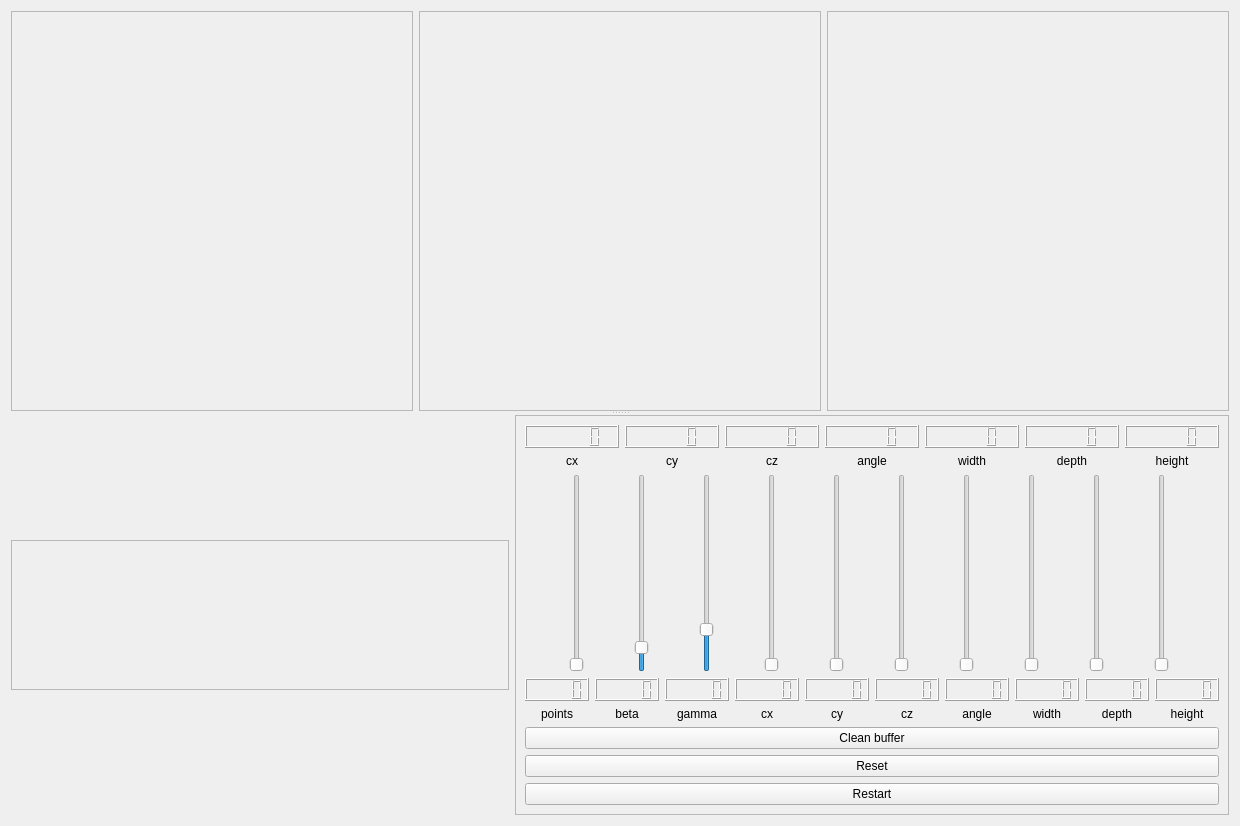
<?xml version="1.0" encoding="UTF-8"?>
<ui version="4.0">
 <class>guiDlg</class>
 <widget class="QWidget" name="guiDlg">
  <property name="geometry">
   <rect>
    <x>0</x>
    <y>0</y>
    <width>1240</width>
    <height>826</height>
   </rect>
  </property>
  <property name="windowTitle">
   <string>chocachoca</string>
  </property>
  <layout class="QVBoxLayout" name="verticalLayout">
   <item>
    <widget class="QSplitter" name="splitter">
     <property name="orientation">
      <enum>Qt::Vertical</enum>
     </property>
     <widget class="QWidget" name="layoutWidget">
      <layout class="QHBoxLayout" name="horizontalLayout_4">
       <item>
        <widget class="QFrame" name="frame_local">
         <property name="sizePolicy">
          <sizepolicy hsizetype="Expanding" vsizetype="Preferred">
           <horstretch>0</horstretch>
           <verstretch>0</verstretch>
          </sizepolicy>
         </property>
         <property name="minimumSize">
          <size>
           <width>400</width>
           <height>400</height>
          </size>
         </property>
         <property name="frameShape">
          <enum>QFrame::StyledPanel</enum>
         </property>
         <property name="frameShadow">
          <enum>QFrame::Raised</enum>
         </property>
        </widget>
       </item>
       <item>
        <widget class="QFrame" name="frame_global">
         <property name="sizePolicy">
          <sizepolicy hsizetype="Expanding" vsizetype="Preferred">
           <horstretch>0</horstretch>
           <verstretch>0</verstretch>
          </sizepolicy>
         </property>
         <property name="minimumSize">
          <size>
           <width>400</width>
           <height>0</height>
          </size>
         </property>
         <property name="frameShape">
          <enum>QFrame::StyledPanel</enum>
         </property>
         <property name="frameShadow">
          <enum>QFrame::Raised</enum>
         </property>
        </widget>
       </item>
       <item>
        <widget class="QFrame" name="frame_3d">
         <property name="sizePolicy">
          <sizepolicy hsizetype="Expanding" vsizetype="Preferred">
           <horstretch>0</horstretch>
           <verstretch>0</verstretch>
          </sizepolicy>
         </property>
         <property name="minimumSize">
          <size>
           <width>400</width>
           <height>0</height>
          </size>
         </property>
         <property name="frameShape">
          <enum>QFrame::StyledPanel</enum>
         </property>
         <property name="frameShadow">
          <enum>QFrame::Raised</enum>
         </property>
        </widget>
       </item>
      </layout>
     </widget>
     <widget class="QWidget" name="layoutWidget">
      <layout class="QHBoxLayout" name="horizontalLayout_9">
       <item>
        <widget class="QFrame" name="frame_plot">
         <property name="sizePolicy">
          <sizepolicy hsizetype="Preferred" vsizetype="Minimum">
           <horstretch>0</horstretch>
           <verstretch>0</verstretch>
          </sizepolicy>
         </property>
         <property name="maximumSize">
          <size>
           <width>16777215</width>
           <height>150</height>
          </size>
         </property>
         <property name="frameShape">
          <enum>QFrame::StyledPanel</enum>
         </property>
         <property name="frameShadow">
          <enum>QFrame::Raised</enum>
         </property>
        </widget>
       </item>
       <item>
        <widget class="QFrame" name="frame_2">
         <property name="sizePolicy">
          <sizepolicy hsizetype="Minimum" vsizetype="Preferred">
           <horstretch>0</horstretch>
           <verstretch>0</verstretch>
          </sizepolicy>
         </property>
         <property name="minimumSize">
          <size>
           <width>0</width>
           <height>400</height>
          </size>
         </property>
         <property name="frameShape">
          <enum>QFrame::StyledPanel</enum>
         </property>
         <property name="frameShadow">
          <enum>QFrame::Raised</enum>
         </property>
         <layout class="QHBoxLayout" name="horizontalLayout_5">
          <item>
           <layout class="QVBoxLayout" name="verticalLayout_4">
            <item>
             <layout class="QHBoxLayout" name="horizontalLayout_6">
              <item>
               <widget class="QLCDNumber" name="lcdNumber_cx_current">
                <property name="smallDecimalPoint">
                 <bool>true</bool>
                </property>
               </widget>
              </item>
              <item>
               <widget class="QLCDNumber" name="lcdNumber_cy_current"/>
              </item>
              <item>
               <widget class="QLCDNumber" name="lcdNumber_cz_current"/>
              </item>
              <item>
               <widget class="QLCDNumber" name="lcdNumber_angle_current"/>
              </item>
              <item>
               <widget class="QLCDNumber" name="lcdNumber_width_current"/>
              </item>
              <item>
               <widget class="QLCDNumber" name="lcdNumber_depth_current"/>
              </item>
              <item>
               <widget class="QLCDNumber" name="lcdNumber_height_current"/>
              </item>
             </layout>
            </item>
            <item>
             <layout class="QHBoxLayout" name="horizontalLayout_2">
              <item>
               <widget class="QLabel" name="label_8">
                <property name="text">
                 <string>cx</string>
                </property>
                <property name="alignment">
                 <set>Qt::AlignCenter</set>
                </property>
               </widget>
              </item>
              <item>
               <widget class="QLabel" name="label_14">
                <property name="text">
                 <string>cy</string>
                </property>
                <property name="alignment">
                 <set>Qt::AlignCenter</set>
                </property>
               </widget>
              </item>
              <item>
               <widget class="QLabel" name="label_7">
                <property name="text">
                 <string>cz</string>
                </property>
                <property name="alignment">
                 <set>Qt::AlignCenter</set>
                </property>
               </widget>
              </item>
              <item>
               <widget class="QLabel" name="label_6">
                <property name="text">
                 <string>angle</string>
                </property>
                <property name="alignment">
                 <set>Qt::AlignCenter</set>
                </property>
               </widget>
              </item>
              <item>
               <widget class="QLabel" name="label_3">
                <property name="text">
                 <string>width</string>
                </property>
                <property name="alignment">
                 <set>Qt::AlignCenter</set>
                </property>
               </widget>
              </item>
              <item>
               <widget class="QLabel" name="label">
                <property name="text">
                 <string>depth</string>
                </property>
                <property name="alignment">
                 <set>Qt::AlignCenter</set>
                </property>
               </widget>
              </item>
              <item>
               <widget class="QLabel" name="label_15">
                <property name="text">
                 <string>height</string>
                </property>
                <property name="alignment">
                 <set>Qt::AlignCenter</set>
                </property>
               </widget>
              </item>
             </layout>
            </item>
            <item>
             <layout class="QHBoxLayout" name="horizontalLayout"/>
            </item>
            <item>
             <layout class="QHBoxLayout" name="horizontalLayout_3">
              <item>
               <widget class="QSlider" name="slider_points_cost">
                <property name="minimum">
                 <number>1</number>
                </property>
                <property name="maximum">
                 <number>10000</number>
                </property>
                <property name="singleStep">
                 <number>1</number>
                </property>
                <property name="value">
                 <number>1</number>
                </property>
                <property name="orientation">
                 <enum>Qt::Vertical</enum>
                </property>
               </widget>
              </item>
              <item>
               <widget class="QSlider" name="slider_beta_cost">
                <property name="minimum">
                 <number>1</number>
                </property>
                <property name="maximum">
                 <number>100</number>
                </property>
                <property name="singleStep">
                 <number>1</number>
                </property>
                <property name="value">
                 <number>10</number>
                </property>
                <property name="orientation">
                 <enum>Qt::Vertical</enum>
                </property>
               </widget>
              </item>
              <item>
               <widget class="QSlider" name="slider_gamma_cost">
                <property name="minimum">
                 <number>1</number>
                </property>
                <property name="maximum">
                 <number>100</number>
                </property>
                <property name="singleStep">
                 <number>1</number>
                </property>
                <property name="sliderPosition">
                 <number>20</number>
                </property>
                <property name="orientation">
                 <enum>Qt::Vertical</enum>
                </property>
               </widget>
              </item>
              <item>
               <widget class="QSlider" name="slider_cx_prior">
                <property name="minimum">
                 <number>1</number>
                </property>
                <property name="maximum">
                 <number>10000</number>
                </property>
                <property name="orientation">
                 <enum>Qt::Vertical</enum>
                </property>
               </widget>
              </item>
              <item>
               <widget class="QSlider" name="slider_cy_prior">
                <property name="minimum">
                 <number>1</number>
                </property>
                <property name="maximum">
                 <number>10000</number>
                </property>
                <property name="orientation">
                 <enum>Qt::Vertical</enum>
                </property>
               </widget>
              </item>
              <item>
               <widget class="QSlider" name="slider_cz_prior">
                <property name="orientation">
                 <enum>Qt::Vertical</enum>
                </property>
               </widget>
              </item>
              <item>
               <widget class="QSlider" name="slider_alpha_prior">
                <property name="minimum">
                 <number>1</number>
                </property>
                <property name="maximum">
                 <number>10000</number>
                </property>
                <property name="orientation">
                 <enum>Qt::Vertical</enum>
                </property>
               </widget>
              </item>
              <item>
               <widget class="QSlider" name="slider_width_prior">
                <property name="minimum">
                 <number>1</number>
                </property>
                <property name="maximum">
                 <number>10000</number>
                </property>
                <property name="orientation">
                 <enum>Qt::Vertical</enum>
                </property>
               </widget>
              </item>
              <item>
               <widget class="QSlider" name="slider_depth_prior">
                <property name="minimum">
                 <number>1</number>
                </property>
                <property name="maximum">
                 <number>10000</number>
                </property>
                <property name="orientation">
                 <enum>Qt::Vertical</enum>
                </property>
               </widget>
              </item>
              <item>
               <widget class="QSlider" name="slider_height_prior">
                <property name="maximum">
                 <number>10000</number>
                </property>
                <property name="value">
                 <number>1</number>
                </property>
                <property name="orientation">
                 <enum>Qt::Vertical</enum>
                </property>
               </widget>
              </item>
             </layout>
            </item>
            <item>
             <layout class="QHBoxLayout" name="horizontalLayout_7">
              <item>
               <widget class="QLCDNumber" name="lcdNumber_points"/>
              </item>
              <item>
               <widget class="QLCDNumber" name="lcdNumber_beta"/>
              </item>
              <item>
               <widget class="QLCDNumber" name="lcdNumber_gamma">
                <property name="sizePolicy">
                 <sizepolicy hsizetype="Minimum" vsizetype="Fixed">
                  <horstretch>0</horstretch>
                  <verstretch>0</verstretch>
                 </sizepolicy>
                </property>
               </widget>
              </item>
              <item>
               <widget class="QLCDNumber" name="lcdNumber_cx_prior"/>
              </item>
              <item>
               <widget class="QLCDNumber" name="lcdNumber_cy_prior"/>
              </item>
              <item>
               <widget class="QLCDNumber" name="lcdNumber_cz_prior"/>
              </item>
              <item>
               <widget class="QLCDNumber" name="lcdNumber_alpha_prior"/>
              </item>
              <item>
               <widget class="QLCDNumber" name="lcdNumber_width_prior"/>
              </item>
              <item>
               <widget class="QLCDNumber" name="lcdNumber_depth_prior"/>
              </item>
              <item>
               <widget class="QLCDNumber" name="lcdNumber_height_prior"/>
              </item>
             </layout>
            </item>
            <item>
             <layout class="QHBoxLayout" name="horizontalLayout_8">
              <item>
               <widget class="QLabel" name="label_13">
                <property name="text">
                 <string>points</string>
                </property>
                <property name="alignment">
                 <set>Qt::AlignCenter</set>
                </property>
               </widget>
              </item>
              <item>
               <widget class="QLabel" name="label_12">
                <property name="text">
                 <string>beta</string>
                </property>
                <property name="alignment">
                 <set>Qt::AlignCenter</set>
                </property>
               </widget>
              </item>
              <item>
               <widget class="QLabel" name="label_11">
                <property name="text">
                 <string>gamma</string>
                </property>
                <property name="alignment">
                 <set>Qt::AlignCenter</set>
                </property>
               </widget>
              </item>
              <item>
               <widget class="QLabel" name="label_10">
                <property name="text">
                 <string>cx</string>
                </property>
                <property name="alignment">
                 <set>Qt::AlignCenter</set>
                </property>
               </widget>
              </item>
              <item>
               <widget class="QLabel" name="label_9">
                <property name="text">
                 <string>cy</string>
                </property>
                <property name="alignment">
                 <set>Qt::AlignCenter</set>
                </property>
               </widget>
              </item>
              <item>
               <widget class="QLabel" name="label_17">
                <property name="text">
                 <string>cz</string>
                </property>
                <property name="alignment">
                 <set>Qt::AlignCenter</set>
                </property>
               </widget>
              </item>
              <item>
               <widget class="QLabel" name="label_2">
                <property name="layoutDirection">
                 <enum>Qt::LeftToRight</enum>
                </property>
                <property name="text">
                 <string>angle</string>
                </property>
                <property name="alignment">
                 <set>Qt::AlignCenter</set>
                </property>
               </widget>
              </item>
              <item>
               <widget class="QLabel" name="label_4">
                <property name="text">
                 <string>width</string>
                </property>
                <property name="alignment">
                 <set>Qt::AlignCenter</set>
                </property>
               </widget>
              </item>
              <item>
               <widget class="QLabel" name="label_5">
                <property name="text">
                 <string>depth</string>
                </property>
                <property name="alignment">
                 <set>Qt::AlignCenter</set>
                </property>
               </widget>
              </item>
              <item>
               <widget class="QLabel" name="label_16">
                <property name="text">
                 <string>height</string>
                </property>
                <property name="alignment">
                 <set>Qt::AlignCenter</set>
                </property>
               </widget>
              </item>
             </layout>
            </item>
            <item>
             <widget class="QPushButton" name="pushButton_clean_buffer">
              <property name="text">
               <string>Clean buffer</string>
              </property>
             </widget>
            </item>
            <item>
             <widget class="QPushButton" name="pushButton_reset">
              <property name="text">
               <string>Reset</string>
              </property>
              <property name="checkable">
               <bool>false</bool>
              </property>
              <property name="checked">
               <bool>false</bool>
              </property>
             </widget>
            </item>
            <item>
             <widget class="QPushButton" name="pushButton_restart">
              <property name="text">
               <string>Restart</string>
              </property>
             </widget>
            </item>
           </layout>
          </item>
         </layout>
        </widget>
       </item>
      </layout>
     </widget>
    </widget>
   </item>
  </layout>
 </widget>
 <resources/>
 <connections/>
</ui>
